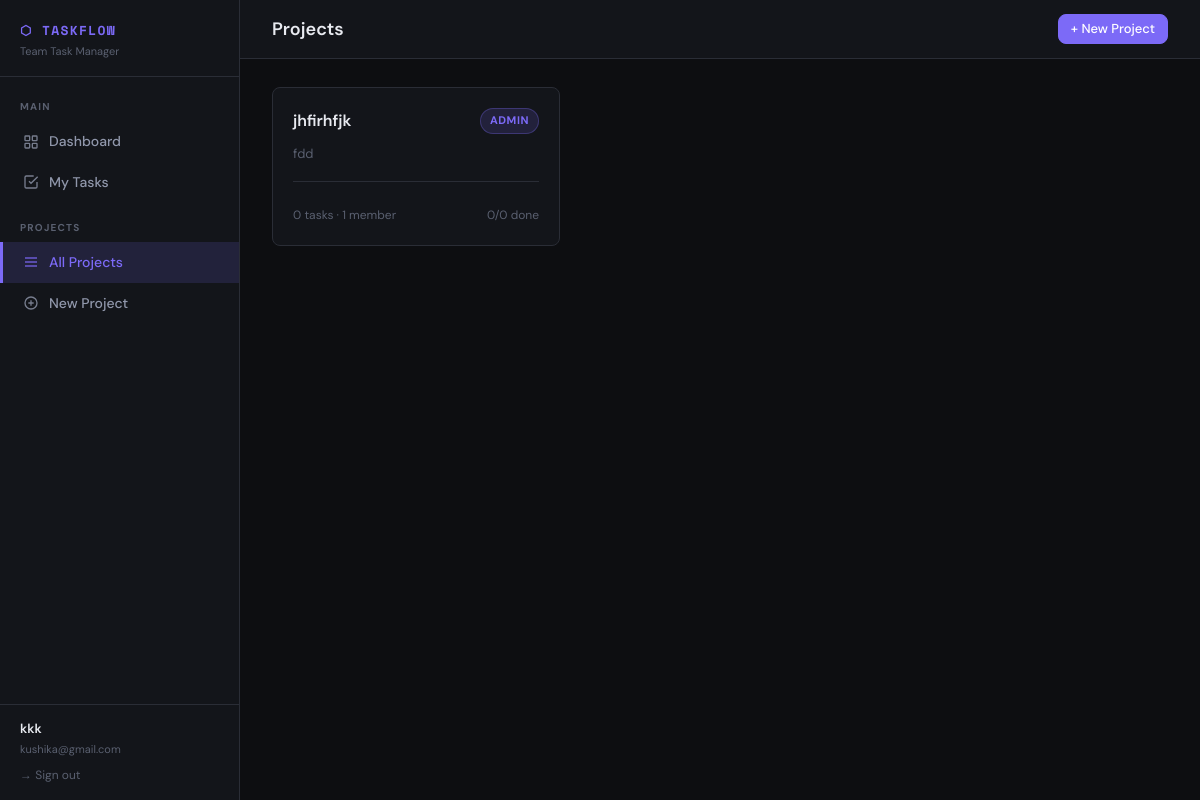
The page /projects (signed in) on the database its author committed.
### app.py (models this page shows, shortened)
class User(UserMixin, db.Model):
    id = db.Column(db.Integer, primary_key=True)
    name = db.Column(db.String(100), nullable=False)
    email = db.Column(db.String(150), unique=True, nullable=False)
    password_hash = db.Column(db.String(256), nullable=False)
    created_at = db.Column(db.DateTime, default=datetime.utcnow)
    owned_projects = db.relationship('Project', backref='owner', lazy=True)
    assigned_tasks = db.relationship('Task', backref='assignee', lazy=True)
    def get_role_in(self, project):
        stmt = project_members.select().where(
            project_members.c.user_id == self.id,
            project_members.c.project_id == project.id
        )
        result = db.session.execute(stmt).fetchone()
        return result.role if result else None

class Project(db.Model):
    id = db.Column(db.Integer, primary_key=True)
    name = db.Column(db.String(150), nullable=False)
    description = db.Column(db.Text)
    owner_id = db.Column(db.Integer, db.ForeignKey('user.id'), nullable=False)
    created_at = db.Column(db.DateTime, default=datetime.utcnow)
    members = db.relationship('User', secondary=project_members,
                              backref=db.backref('projects', lazy='dynamic'))
    tasks = db.relationship('Task', backref='project', lazy=True, cascade='all, delete-orphan')

### tables this page shows
CREATE TABLE project_members (
	user_id INTEGER NOT NULL, 
	project_id INTEGER NOT NULL, 
	role VARCHAR(20), 
	PRIMARY KEY (user_id, project_id), 
	FOREIGN KEY(user_id) REFERENCES user (id), 
	FOREIGN KEY(project_id) REFERENCES project (id)
);

### app.py (the view)
@app.route('/projects')
@login_required
def projects():
    user_projects = current_user.projects.all()
    return render_template('projects.html', projects=user_projects)

### app.py (called while the page is built)
@login_manager.user_loader
def load_user(user_id):
    return db.session.get(User, int(user_id))

### templates/projects.html (shortened to what this page needs)
{% extends "base.html" %}
{% block page_title %}Projects{% endblock %}
{% block topbar_actions %}
  <a href="{{ url_for('new_project') }}" class="btn btn-primary btn-sm">+ New Project</a>
{% endblock %}
{% block content %}
{% if projects %}
  <div class="projects-grid">
    {% for project in projects %}
      {% set task_count = project.tasks|length %}
      {% set done_count = project.tasks|selectattr('status', 'eq', 'Done')|list|length %}
      {% set role = current_user.get_role_in(project) %}
      <a href="{{ url_for('project_detail', project_id=project.id) }}" style="text-decoration:none;">
        <div class="project-card">
          <div class="flex-between">
            <div class="project-card-title">{{ project.name }}</div>
            <span class="badge badge-{{ 'admin' if role == 'Admin' else 'member' }}">{{ role }}</span>
          </div>
          <div class="project-card-desc">{{ project.description or 'No description.' }}</div>
          <div class="divider" style="margin:8px 0;"></div>
          <div class="project-card-footer">
            <div class="project-card-stats">
              {{ task_count }} task{{ 's' if task_count != 1 }} · {{ project.members|length }} member{{ 's' if project.members|length != 1 }}
            </div>
            <span style="font-size:12px;color:var(--text3);">{{ done_count }}/{{ task_count }} done</span>
          </div>
        </div>
      </a>
    {% endfor %}
  </div>
{% endif %}
{% endblock %}

### templates/base.html (shortened to what this page needs)
<!DOCTYPE html>
<html lang="en">
<head>
  <link rel="stylesheet" href="{{ url_for('static', filename='css/style.css') }}"/>
</head>
<body>
<div class="app-shell">
  <aside class="sidebar">
    <div class="sidebar-logo">
      <div class="logo-mark">⬡ TaskFlow</div>
      <div class="logo-sub">Team Task Manager</div>
    </div>
    <nav class="sidebar-nav">
      <div class="sidebar-section-label">Main</div>
      <a href="{{ url_for('dashboard') }}" class="nav-link {% if request.endpoint == 'dashboard' %}active{% endif %}">
        <svg width="16" height="16" fill="none" stroke="currentColor" stroke-width="2" viewBox="0 0 24 24"><rect x="3" y="3" width="7" height="7" rx="1"/><rect x="14" y="3" width="7" height="7" rx="1"/><rect x="3" y="14" width="7" height="7" rx="1"/><rect x="14" y="14" width="7" height="7" rx="1"/></svg>
        Dashboard
      </a>
      <a href="{{ url_for('my_tasks') }}" class="nav-link {% if request.endpoint == 'my_tasks' %}active{% endif %}">
        <svg width="16" height="16" fill="none" stroke="currentColor" stroke-width="2" viewBox="0 0 24 24"><path d="M9 11l3 3L22 4"/><path d="M21 12v7a2 2 0 01-2 2H5a2 2 0 01-2-2V5a2 2 0 012-2h11"/></svg>
        My Tasks
      </a>
      <div class="sidebar-section-label" style="margin-top:8px">Projects</div>
      <a href="{{ url_for('projects') }}" class="nav-link {% if request.endpoint == 'projects' %}active{% endif %}">
        <svg width="16" height="16" fill="none" stroke="currentColor" stroke-width="2" viewBox="0 0 24 24"><path d="M3 6h18M3 12h18M3 18h18"/></svg>
        All Projects
      </a>
      <a href="{{ url_for('new_project') }}" class="nav-link {% if request.endpoint == 'new_project' %}active{% endif %}">
        <svg width="16" height="16" fill="none" stroke="currentColor" stroke-width="2" viewBox="0 0 24 24"><circle cx="12" cy="12" r="9"/><path d="M12 8v8M8 12h8"/></svg>
        New Project
      </a>
    </nav>
    <div class="sidebar-user">
      <div class="user-name">{{ current_user.name }}</div>
      <div class="user-email">{{ current_user.email }}</div>
      <a href="{{ url_for('logout') }}" class="logout-link">→ Sign out</a>
    </div>
  </aside>
  <div class="main-content">
    <header class="topbar">
      <div class="page-title">{% block page_title %}{% endblock %}</div>
      <div class="flex gap-8">{% block topbar_actions %}{% endblock %}</div>
    </header>
    <main class="content">{% block content %}{% endblock %}</main>
  </div>
</div>
</body>
</html>

### static/css/style.css (style rules this page uses)
:root { --bg: #0d0e11; --bg2: #13151a; --bg3: #1a1d24; --border: #2a2d36; --border2: #3a3d48; --text: #e8eaf0; --text2: #9097ab; --text3: #5a6070; --accent: #7c6af7; --accent2: #5b4fd4; --accent-glow: rgba(124, 106, 247, 0.15); --green: #3ecf8e; --yellow: #f5a623; --red: #f56565; --blue: #4fa3e0; --radius: 8px; --shadow: 0 4px 24px rgba(0,0,0,0.4); }
*, *::before, *::after { box-sizing: border-box; margin: 0; padding: 0; }
html { scroll-behavior: smooth; }
body { background: var(--bg); color: var(--text); font-family: 'DM Sans', sans-serif; font-size: 15px; line-height: 1.6; min-height: 100vh; }
a { color: var(--accent); text-decoration: none; }
.app-shell { display: flex; min-height: 100vh; }
.sidebar { width: 240px; background: var(--bg2); border-right: 1px solid var(--border); display: flex; flex-direction: column; position: fixed; top: 0; left: 0; height: 100vh; z-index: 100; overflow-y: auto; }
.sidebar-logo { padding: 20px 20px 16px; border-bottom: 1px solid var(--border); }
.sidebar-logo .logo-mark { font-family: 'Space Mono', monospace; font-size: 13px; font-weight: 700; color: var(--accent); letter-spacing: 0.1em; text-transform: uppercase; }
.sidebar-logo .logo-sub { font-size: 11px; color: var(--text3); margin-top: 2px; }
.sidebar-nav { padding: 12px 0; flex: 1; }
.sidebar-section-label { font-size: 10px; font-weight: 700; text-transform: uppercase; letter-spacing: 0.12em; color: var(--text3); padding: 10px 20px 6px; }
.nav-link { display: flex; align-items: center; gap: 10px; padding: 9px 20px; color: var(--text2); font-size: 14px; font-weight: 500; transition: all 0.15s; border-left: 3px solid transparent; }
.nav-link.active { color: var(--accent); background: var(--accent-glow); border-left-color: var(--accent); }
.nav-link svg { flex-shrink: 0; opacity: 0.8; }
.sidebar-user { padding: 14px 20px; border-top: 1px solid var(--border); font-size: 13px; }
.user-name { font-weight: 600; color: var(--text); }
.user-email { color: var(--text3); font-size: 11px; margin-top: 1px; }
.logout-link { display: inline-block; margin-top: 8px; font-size: 12px; color: var(--text3); }
.main-content { margin-left: 240px; flex: 1; display: flex; flex-direction: column; min-height: 100vh; }
.topbar { background: var(--bg2); border-bottom: 1px solid var(--border); padding: 14px 32px; display: flex; align-items: center; justify-content: space-between; position: sticky; top: 0; z-index: 50; }
.page-title { font-size: 18px; font-weight: 600; }
.content { padding: 28px 32px; flex: 1; }
.btn { display: inline-flex; align-items: center; gap: 6px; padding: 8px 16px; border-radius: var(--radius); font-size: 14px; font-weight: 500; cursor: pointer; border: 1px solid transparent; transition: all 0.15s; font-family: 'DM Sans', sans-serif; text-decoration: none; line-height: 1.4; }
.btn-primary { background: var(--accent); color: white; border-color: var(--accent); }
.btn-sm { padding: 5px 12px; font-size: 13px; }
.badge { display: inline-flex; align-items: center; padding: 3px 9px; border-radius: 100px; font-size: 11px; font-weight: 700; letter-spacing: 0.05em; text-transform: uppercase; }
.badge-admin { background: rgba(124, 106, 247, 0.15); color: var(--accent); border: 1px solid rgba(124,106,247,0.3); }
.projects-grid { display: grid; grid-template-columns: repeat(auto-fill, minmax(280px, 1fr)); gap: 16px; }
.project-card { background: var(--bg2); border: 1px solid var(--border); border-radius: var(--radius); padding: 20px; transition: border-color 0.2s, transform 0.15s; display: flex; flex-direction: column; gap: 10px; }
.project-card-title { font-size: 16px; font-weight: 600; color: var(--text); }
.project-card-desc { font-size: 13px; color: var(--text3); line-height: 1.5; flex: 1; }
.project-card-footer { display: flex; align-items: center; justify-content: space-between; margin-top: 6px; }
.project-card-stats { font-size: 12px; color: var(--text3); }
.divider { height: 1px; background: var(--border); margin: 20px 0; }
.flex { display: flex; }
.flex-between { display: flex; align-items: center; justify-content: space-between; }
.gap-8 { gap: 8px; }

### rows shown on the page
User: name "kkk", email "kushika@gmail.com"
Project: name "jhfirhfjk", description "fdd", task_count "0", value "s", members|length "1", done_count "0"
project_members: role "ADMIN"
